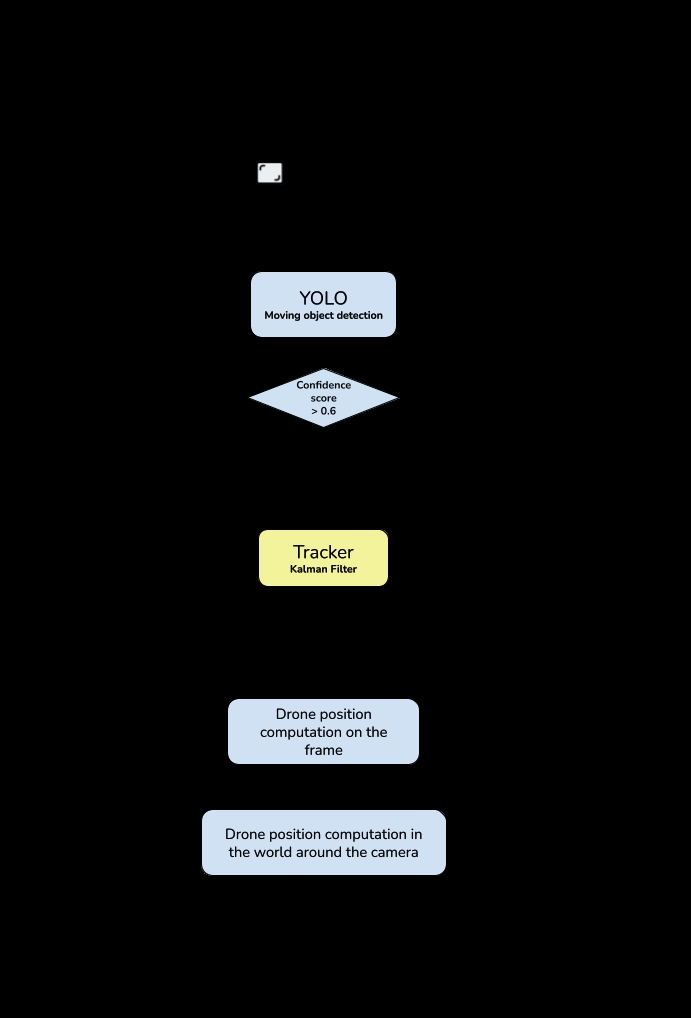
#> input picture images/image_rapport1.png, 691 x 1018 px, given in place of the camera
$ python flow.py
#> lines starting #> are read from the running program, lines starting #| are printed output that depends on the picture
# Importing libraries
import cv2
import numpy as np
# Capturing the video file 0 for videocam else you can provide the url
# capture = cv2.VideoCapture("../videos/cam0_10_31_11_50_04.mkv")
capture = cv2.VideoCapture(0)

# Reading the first frame
_, frame1 = capture.read()
#> frame1 is the input picture: shape (1018, 691, 3); mean B, G, R 15.1, 14.9, 13.9
# Convert to gray scale
prvs = cv2.cvtColor(frame1, cv2.COLOR_BGR2GRAY)
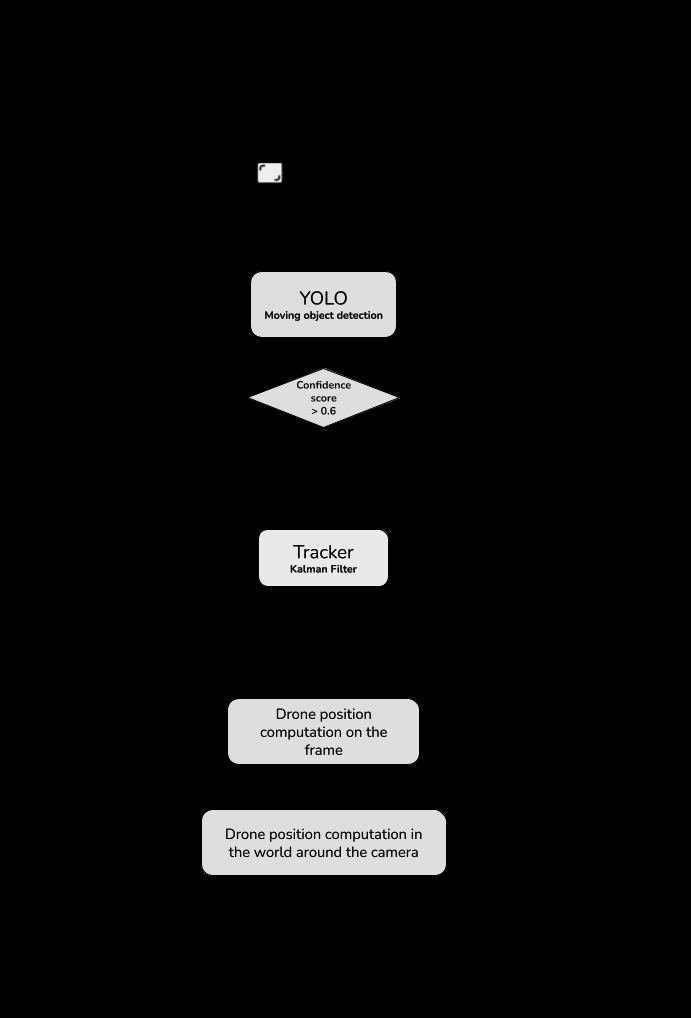
#> prvs: shape (1018, 691); min 0, max 238, mean 14.7
# Create mask
hsv_mask = np.zeros_like(frame1)
# Make image saturation to a maximum value
hsv_mask[..., 1] = 255


# Till you scan the video
while(1):

    # Capture another frame and convert to gray scale
    _, frame2 = capture.read()
    next = cv2.cvtColor(frame2, cv2.COLOR_BGR2GRAY)

    # Optical flow is now calculated
    flow = cv2.calcOpticalFlowFarneback(prvs, next, None, 0.5, 3, 15, 3, 5, 1.2, 0)
    # Compute magnite and angle of 2D vector
    mag, ang = cv2.cartToPolar(flow[..., 0], flow[..., 1])
#> mag: shape (1018, 691) float32; every value is 0
    # Set image hue value according to the angle of optical flow
    hsv_mask[..., 0] = ang * 180 / np.pi / 2
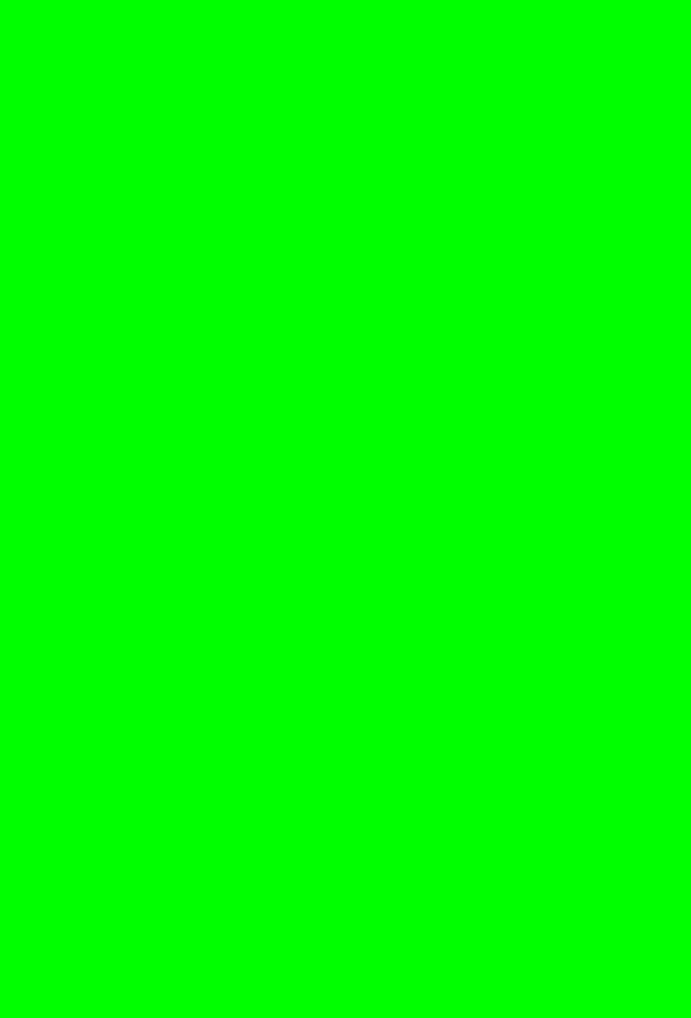
#> hsv_mask: shape (1018, 691, 3); mean of channels 0, 1, 2 0, 255, 0; drawn as B, G, R
    # Set value as per the normalized magnitude of optical flow
    hsv_mask[..., 2] = cv2.normalize(mag, None, 0, 255, cv2.NORM_MINMAX)
    # Convert to rgb
    rgb_representation = cv2.cvtColor(hsv_mask, cv2.COLOR_HSV2BGR)
#> rgb_representation: shape (1018, 691, 3); every value is 0

    rgb_representation = cv2.resize(rgb_representation, (1920, 1080))
#> rgb_representation: shape (1080, 1920, 3); every value is 0
    cv2.imshow('frame2', rgb_representation)
    kk = cv2.waitKey(20) & 0xff
#> (key e is pressed here)
    # Press 'e' to exit the video
    if kk == ord('e'):
        break
    # Press 's' to save the video
    elif kk == ord('s'):
        cv2.imwrite('Optical_image.png', frame2)
        cv2.imwrite('HSV_converted_image.png', rgb_representation)
    prvs = next

capture.release()
cv2.destroyAllWindows()
